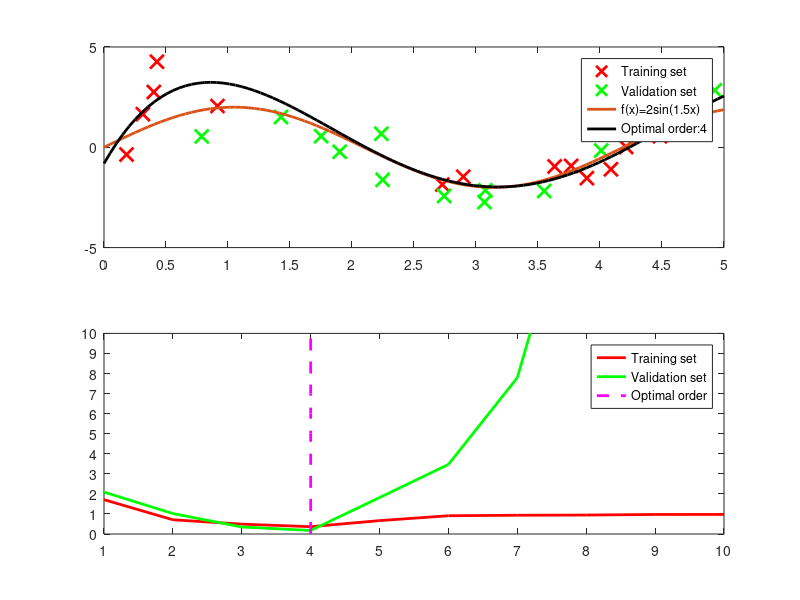

This figure's MATLAB source:
% Machine Learning, FER-Zagreb, 2009.
% Author: Zeljan Juretic

clear;
clc;

% User-defined constants
numOrders = 10;     % Highest order of polynom
numSamples = 15;    % Number of samples for training


numDots = 100;
yHeight = 10;
deletion = 1;

x = linspace(0, 5, numDots);
fx = 2*sin(1.5.*x);

figure;
axes1 = subplot(2,1,1);
h = plot(x, fx, 'LineWidth', 2);
set(axes1, 'YTick', -5:5:5);
set(axes1, 'XTick', 0:0.5:5);
ylim([-5 5]);
xlim([0 5]);

hold on;

sampleTrainX = 5*rand(numSamples, 1);
sampleTrainY = 2*sin(1.5.*sampleTrainX);

% let's make some noise
noise = 0 + 1.*randn(numSamples, 1);
sampleTrainY = sampleTrainY + noise;
plot(sampleTrainX, sampleTrainY, 'rx', 'LineWidth', 2, 'MarkerSize', 10);


sampleValidX = 5*rand(numSamples, 1);
sampleValidY = 2*sin(1.5.*sampleValidX);

% let's make some noise
noise = 0 + 1.*randn(numSamples, 1);
sampleValidY = sampleValidY + noise;
plot(sampleValidX, sampleValidY, 'gx', 'LineWidth', 2, 'MarkerSize', 10);
legend('f(x)=2sin(1.5x)', 'Training set', 'Validation set');


errTrain = zeros(numOrders, 1);
errValid = zeros(numOrders, 1);

axes2 = subplot(2,1,2);
hTrain = plot(axes2, 1:1:numOrders, errTrain, 'r', 'LineWidth', 2);
hold on;
hValid = plot(axes2, 1:1:numOrders, errValid, 'g', 'LineWidth', 2);
xlim([1 numOrders]);
set(axes2, 'XTick', 0:1:numOrders);
ylim([0 yHeight]);
set(axes2, 'YTick', 0:1:numOrders);
legend('Training set', 'Validation set');


waitforbuttonpress;
delete(h);
legend('Training set', 'Validation set');
waitforbuttonpress;

for polyOrder=1:numOrders 
    p = polyfit(sampleTrainX, sampleTrainY, polyOrder);
    f = polyval(p, x);
    handle = plot(axes1, x, f, 'k', 'LineWidth', 2);
    if deletion == 1
        title(axes1, strcat('Order: ', num2str(polyOrder)));
    end
    
    errTrain(polyOrder, 1) = (1/numSamples)*sum((( polyval(p, sampleTrainX) - 2*sin(1.5.*sampleTrainX) ).^2));
    errValid(polyOrder, 1) = (1/numSamples)*sum((( polyval(p, sampleValidX) - 2*sin(1.5.*sampleValidX) ).^2));
    
    delete(hTrain);
    hTrain = plot(axes2, 1:1:numOrders, errTrain, 'r', 'LineWidth', 2);
    hold on;
    delete(hValid);
    hValid = plot(axes2, 1:1:numOrders, errValid, 'g', 'LineWidth', 2);
  
    waitforbuttonpress;
    if deletion == 1
        delete(handle)
    end
end

subplot(2,1,1);
h = plot(x, fx, 'LineWidth', 2);
title(axes1, '');

avg = errTrain + errValid;
[minimum, minInd] = min(avg);
p = polyfit(sampleTrainX, sampleTrainY, minInd);
f = polyval(p, x);
plot(axes1, x, f, 'k', 'LineWidth', 2);
legend(axes1, 'Training set', 'Validation set','f(x)=2sin(1.5x)', strcat('Optimal order:', num2str(minInd)));

plot(axes2, minInd*ones(numOrders+1, 1), 0:1:numOrders, 'm--', 'LineWidth', 2);
legend(axes2, 'Training set', 'Validation set', 'Optimal order');